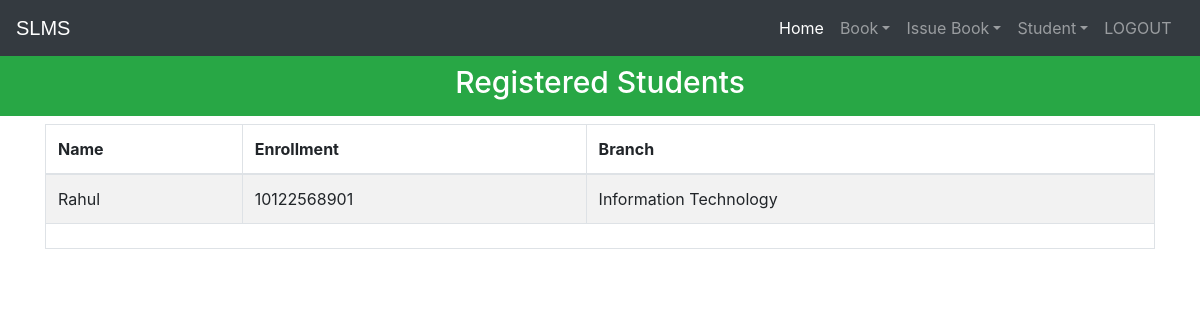
/viewstudent (signed in), run on an earlier commit of the app's database.
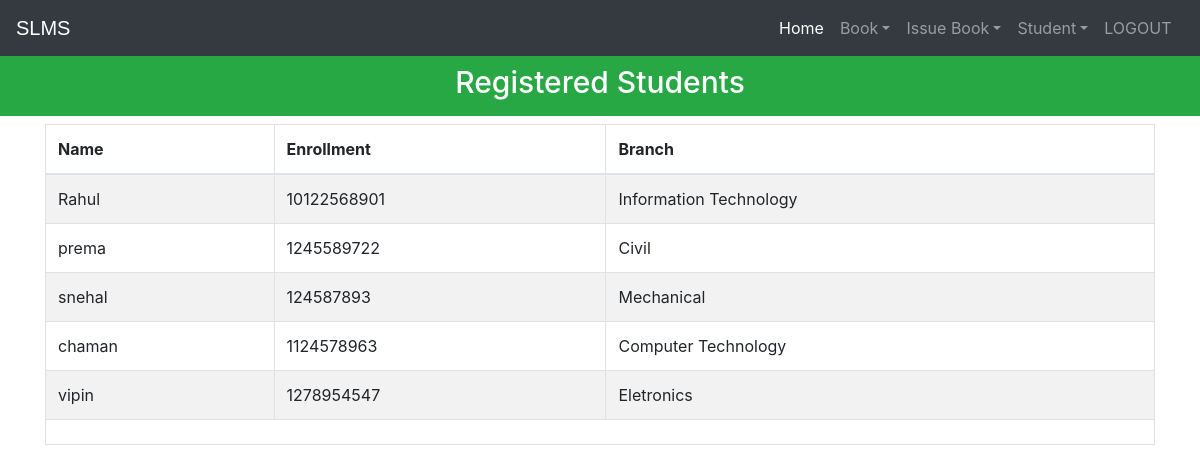
And on a later commit of the database.
### library/models.py (models this page shows, shortened)
class StudentExtra(models.Model):
    user=models.OneToOneField(User,on_delete=models.CASCADE)
    enrollment = models.CharField(max_length=40)
    branch = models.CharField(max_length=40)
    @property
    def get_name(self):
        return self.user.first_name

### library/views.py (the view)
# urls.py: path('viewstudent', views.viewstudent_view),
@login_required(login_url='adminlogin')
@user_passes_test(is_admin)
def viewstudent_view(request):
    students=models.StudentExtra.objects.all()
    return render(request,'library/viewstudent.html',{'students':students})

### library/views.py (called while the page is built)
def is_admin(user):
    return user.groups.filter(name='ADMIN').exists()

### templates/library/viewstudent.html (shortened to what this page needs)
<!DOCTYPE html>
<html lang="en" dir="ltr">
  <head>
  </head>
  <body>
    {% include "library/navbaradmin.html" %}
    <br>
    <br>
    <h3 class="p-3 mb-2 bg-success text-white" style = 'font-size: 30px;text-align:center;'>Registered Students</h3>
    {% if students%}
<div class="container">
  <table class="table table-hover table-condensed table-striped table-bordered">
    <thead>
    <tr>
    <th>Name</th>
    <th>Enrollment</th>
    <th>Branch</th>
    </tr>
    </thead>
    <tfoot>
    <tr>
    <td colspan="3">
    </td>
    </tr>
    </tfoot>
    <tbody>
      {% for s in students %}
        <tr>
          <td>{{s.get_name}}</td>
          <td>{{s.enrollment}}</td>
          <td>{{s.branch}}</td>
        </tr>
      {% endfor %}
    </tbody>
    </table>
</div>
{%else%}
<h1> No Student Registered in Library</h1>
{%endif%}
<br><br><br><br><br><br>
<br><br><br>
  {% include "library/footer.html" %}
  </body>
</html>

### templates/library/navbaradmin.html (shortened to what this page needs)
<!DOCTYPE html>
{% load static %}
<html lang="en">
<head>
<link rel="stylesheet" href="https://stackpath.bootstrapcdn.com/bootstrap/4.3.1/css/bootstrap.min.css">
<link rel="stylesheet" href="https://maxcdn.bootstrapcdn.com/font-awesome/4.7.0/css/font-awesome.min.css">
</head>
<body>
<div class="bs-example">
    <nav class="navbar navbar-expand-md bg-dark navbar-dark fixed-top">
        <a href="/" class="navbar-brand">SLMS</a>
        <div class="collapse navbar-collapse justify-content-between" id="navbarCollapse">
            <div class="navbar-nav">
              <a href="/" class="nav-item nav-link active">Home</a>
                <div class="nav-item dropdown">
                  <a href="#" class="nav-link dropdown-toggle" data-toggle="dropdown">Book</a>
                </div>
                <div class="nav-item dropdown">
                  <a href="#" class="nav-link dropdown-toggle" data-toggle="dropdown">Issue Book</a>
                </div>
                <div class="nav-item dropdown">
                  <a href="#" class="nav-link dropdown-toggle" data-toggle="dropdown">Student</a>
                </div>
                <a href="logout" class="nav-item nav-link">LOGOUT</a> &nbsp
            </div>
        </div>
    </nav>
</div>
</body>
</html>

### templates/library/footer.html (shortened to what this page needs)
<!DOCTYPE html>
<html>
<head>
</head>
</html>

### templates/library/navbaradmin.html (style rules this page uses)
.bs-example { margin: 0px; }
.navbar-brand { font-size: 20px; font-family: sans-serif; }

What changed in the data, as far as the page shows it:
added StudentExtra: get_name "prema", enrollment "1245589722", branch "Civil"
added StudentExtra: get_name "snehal", enrollment "124587893", branch "Mechanical"
added StudentExtra: get_name "chaman", enrollment "1124578963", branch "Computer Technology"
added StudentExtra: get_name "vipin", enrollment "1278954547", branch "Eletronics"
